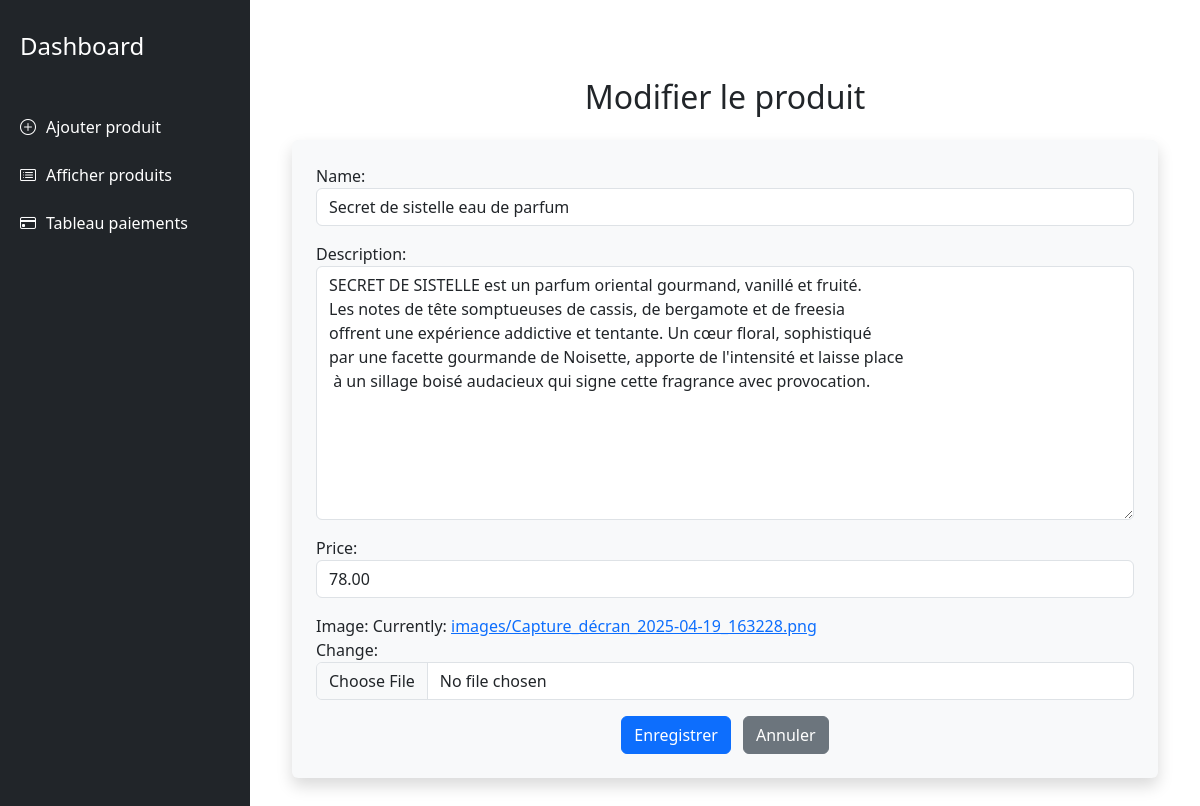
The app's page /produits/update/8/ with its own data.
### store/models.py (models this page shows)
class Product(models.Model):
    name = models.CharField(max_length=100)
    price = models.DecimalField(max_digits=10, decimal_places=2)
    image = models.ImageField(upload_to='images/')
    description = models.TextField()

### store/views.py (the view)
# urls.py: path('produits/update/<int:product_id>/', update_product, name='update_product'),
def update_product(request, product_id):
    product = get_object_or_404(Product, pk=product_id)
    if request.method == 'POST':
        form = ProductForm(request.POST, request.FILES, instance=product)
        if form.is_valid():
            form.save()
            messages.success(request, 'Produit mis à jour avec succès ✅')  # ✅ Message envoyé
            return redirect('show_products')
    else:
        form = ProductForm(instance=product)
    return render(request, 'update_product.html', {'form': form})

### store/forms.py
class ProductForm(forms.ModelForm):
    class Meta:
        model = Product
        fields = ['name', 'description', 'price', 'image']
    def __init__(self, *args, **kwargs):
        super(ProductForm, self).__init__(*args, **kwargs)
        self.fields['name'].widget.attrs.update({'class': 'form-control'})
        self.fields['description'].widget.attrs.update({'class': 'form-control'})
        self.fields['price'].widget.attrs.update({'class': 'form-control'})
        self.fields['image'].widget.attrs.update({'class': 'form-control'})

### store/templates/update_product.html (shortened to what this page needs)
{% extends 'base.html' %}
{% block content %}
<div class="container mt-5">
    <h2 class="mb-4 text-center">Modifier le produit</h2>
    <form method="POST" enctype="multipart/form-data" class="shadow p-4 rounded bg-light">
        {{ form.as_p }}
        <div class="text-center mt-3">
            <button type="submit" class="btn btn-primary">Enregistrer</button>
            <a href="{% url 'show_products' %}" class="btn btn-secondary ms-2">Annuler</a>
        </div>
    </form>
</div>
{% endblock %}

### store/templates/base.html (style rules this page uses)
body { display: flex; min-height: 100vh; margin: 0; font-family: 'Segoe UI', Tahoma, Geneva, Verdana, sans-serif; }

### records on screen
Product: name "Secret de sistelle eau de parfum", description "SECRET DE SISTELLE est un parfum oriental gourmand, vanillé et fruité. Les notes de tête somptueuses de cassis, de bergamote et de freesia offrent une expérience addictive et tentante. Un cœur floral, sophistiqué par une facette gourmande de Noisette, apporte de l'intensité et laisse place à un sillage boisé audacieux qui signe cette fragrance avec provocation.", price "78.00"
